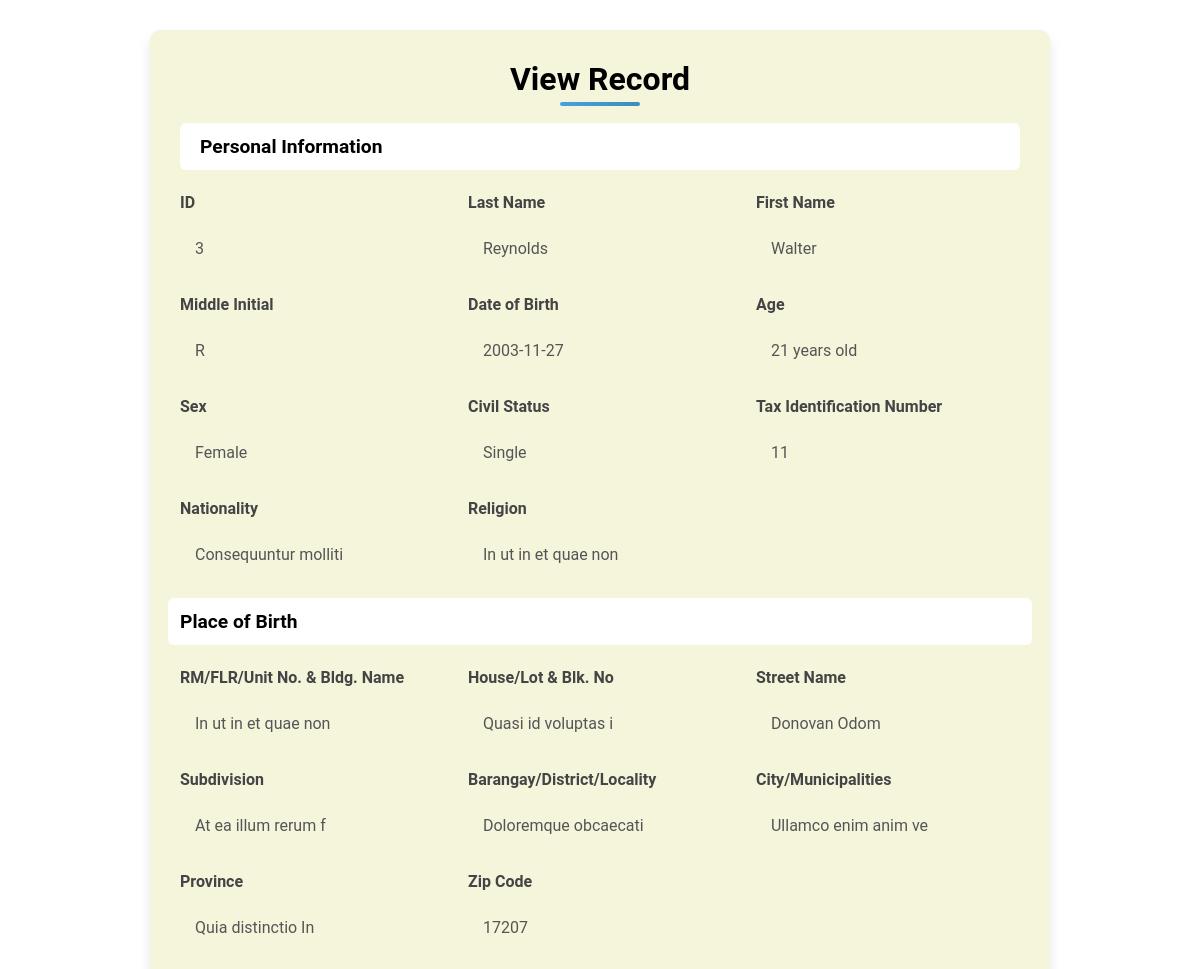
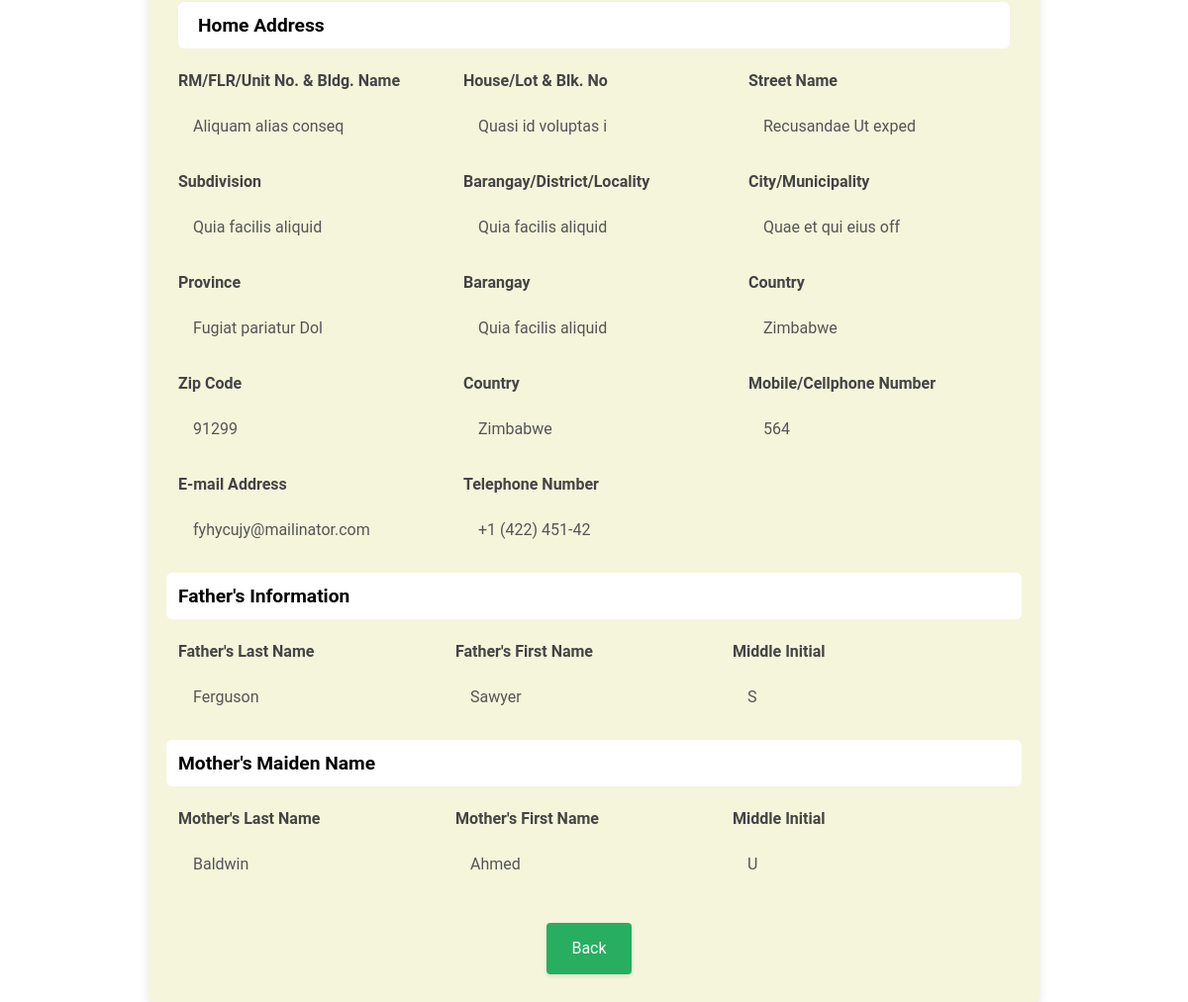
/viewing.php?id=3, run on the app's committed database (2 pictures, top to bottom).
### tables this page shows
CREATE TABLE `tbl_personal` (
  `id` int(11) NOT NULL,
  `last_name` varchar(50) NOT NULL,
  `first_name` varchar(50) NOT NULL,
  `middle_initial` char(1) DEFAULT NULL,
  `date_of_birth` date NOT NULL,
  `sex` varchar(10) NOT NULL,
  `civil_status` varchar(20) NOT NULL,
  `civil_other` varchar(50) DEFAULT NULL,
  `tax_identification_number` varchar(50) DEFAULT NULL,
  `nationality` varchar(50) DEFAULT NULL,
  `religion` varchar(50) DEFAULT NULL,
  `Bldg_Name` varchar(100) DEFAULT NULL,
  `House_Lot_Bl_No` varchar(100) DEFAULT NULL,
  `Street_name` varchar(100) DEFAULT NULL,
  `subdivision` varchar(100) DEFAULT NULL,
  `barangay` varchar(100) DEFAULT NULL,
  `city` varchar(100) DEFAULT NULL,
  `province` varchar(100) DEFAULT NULL,
  `zip` varchar(10) DEFAULT NULL,
  `RM_FLR_Unit_No` varchar(100) DEFAULT NULL,
  `house_no` varchar(100) DEFAULT NULL,
  `house_street` varchar(100) DEFAULT NULL,
  `house_subdivision` varchar(100) DEFAULT NULL,
  `house_barangay` varchar(100) DEFAULT NULL,
  `house_city` varchar(100) DEFAULT NULL,
  `house_province` varchar(100) DEFAULT NULL,
  `country` varchar(100) DEFAULT NULL,
  `house_zip_code` varchar(10) DEFAULT NULL,
  `mobile_number` varchar(15) DEFAULT NULL,
  `email` varchar(100) DEFAULT NULL,
  `telephone_number` varchar(15) DEFAULT NULL,
  `Father_last_name` varchar(50) DEFAULT NULL,
  `Father_first_name` varchar(50) DEFAULT NULL,
  `Father_middle_initial` char(1) DEFAULT NULL,
  `Mother_last_name` varchar(50) DEFAULT NULL,
  `Mother_first_name` varchar(50) DEFAULT NULL,
  `Mother_middle_initial` char(1) DEFAULT NULL
);

### viewing.php (the view, shortened to what this page needs)
<?php
    include "db.php";
    $id = intval($_GET['id']);
    $sql = "SELECT * FROM tbl_personal WHERE id = $id";
    $result = $conn->query($sql);
    $row = $result->fetch_assoc();
?>
<!DOCTYPE html>
<html lang="en">
<head>
    <link rel="stylesheet" href="https://cdn.jsdelivr.net/npm/bootstrap@5.3.3/dist/css/bootstrap.min.css">
</head>
<body>
    <div class="container">
    <h1 style="color: black; text-align: center;">View Record</h1>
        <h3>Personal Information</h3>
        <div class="row">
            <div class="col-md-4 form-group">
                <span class="form-label">ID</span>
                <span class="form-value"><?= $row['id']; ?></span>
            </div>
            <div class="col-md-4 form-group">
                <span class="form-label">Last Name</span>
                <span class="form-value"><?= $row['last_name']; ?></span>
            </div>
            <div class="col-md-4 form-group">
                <span class="form-label">First Name</span>
                <span class="form-value"><?= $row['first_name']; ?></span>
            </div>
            <div class="col-md-4 form-group">
                <span class="form-label">Middle Initial</span>
                <span class="form-value"><?= $row['middle_initial']; ?></span>
            </div>
                    <div class="col-md-4 form-group">
            <span class="form-label">Date of Birth</span>
            <span class="form-value"><?= $row['date_of_birth']; ?></span>
        </div>
        <div class="col-md-4 form-group">
            <span class="form-label">Age</span>
            <span class="form-value">
                <?php
                    $dob = new DateTime($row['date_of_birth']);
                    $today = new DateTime();
                    $age = $today->diff($dob)->y;
                    echo $age . " years old";
                ?>
            </span>
        </div>
            <div class="col-md-4 form-group">
                <span class="form-label">Sex</span>
                <span class="form-value"><?= $row['sex']; ?></span>
            </div>
            <div class="col-md-4 form-group">
                <span class="form-label">Civil Status</span>
                <span class="form-value"><?= $row['civil_status']; ?></span>
            </div>
            <div class="col-md-4 form-group">
                <span class="form-label">Tax Identification Number</span>
                <span class="form-value"><?= $row['tax_identification_number']; ?></span>
            </div>
            <div class="col-md-4 form-group">
                <span class="form-label">Nationality</span>
                <span class="form-value"><?= $row['nationality']; ?></span>
            </div>
            <div class="col-md-4 form-group">
                <span class="form-label">Religion</span>
                <span class="form-value"><?= $row['religion']; ?></span>
            </div>
            <h3>Place of Birth</h3>
            <div class="col-md-4 form-group">
                <span class="form-label">RM/FLR/Unit No. & Bldg. Name</span>
                <span class="form-value"><?= $row['Bldg_Name']; ?></span>
            </div>
            <div class="col-md-4 form-group">
                <span class="form-label">House/Lot & Blk. No</span>
                <span class="form-value"><?= $row['House_Lot_Bl_No']; ?></span>
            </div>
            <div class="col-md-4 form-group">
                <span class="form-label">Street Name</span>
                <span class="form-value"><?= $row['Street_name']; ?></span>
            </div>
            <div class="col-md-4 form-group">
                <span class="form-label">Subdivision</span>
                <span class="form-value"><?= $row['subdivision']; ?></span>
            </div>
            <div class="col-md-4 form-group">
                <span class="form-label">Barangay/District/Locality</span>
                <span class="form-value"><?= $row['city']; ?></span>
            </div>
            <div class="col-md-4 form-group">
                <span class="form-label">City/Municipalities</span>
                <span class="form-value"><?= $row['barangay']; ?></span>
            </div>
            <div class="col-md-4 form-group">
                <span class="form-label">Province</span>
                <span class="form-value"><?= $row['province']; ?></span>
            </div>
            <div class="col-md-4 form-group">
                <span class="form-label">Zip Code</span>
                <span class="form-value"><?= $row['zip']; ?></span>
            </div>
        </div>
        <h3>Home Address</h3>
        <div class="row">
        <div class="col-md-4 form-group">
                <span class="form-label">RM/FLR/Unit No. & Bldg. Name</span>
                <span class="form-value"><?= $row['RM_FLR_Unit_No']; ?></span>
            </div>
            <div class="col-md-4 form-group">
                <span class="form-label">House/Lot & Blk. No</span>
                <span class="form-value"><?= $row['house_no']; ?></span>
            </div>
            <div class="col-md-4 form-group">
                <span class="form-label">Street Name</span>
                <span class="form-value"><?= $row['house_street']; ?></span>
            </div>
            <div class="col-md-4 form-group">
                <span class="form-label">Subdivision</span>
                <span class="form-value"><?= $row['house_subdivision']; ?></span>
            </div>
            <div class="col-md-4 form-group">
                <span class="form-label">Barangay/District/Locality</span>
                <span class="form-value"><?= $row['house_barangay']; ?></span>
            </div>
            <div class="col-md-4 form-group">
                <span class="form-label">City/Municipality</span>
                <span class="form-value"><?= $row['house_city']; ?></span>
            </div>
            <div class="col-md-4 form-group">
                <span class="form-label">Province</span>
                <span class="form-value"><?= $row['house_province']; ?></span>
            </div>
            <div class="col-md-4 form-group">
                <span class="form-label">Barangay</span>
                <span class="form-value"><?= $row['house_barangay']; ?></span>
            </div>
            <div class="col-md-4 form-group">
                <span class="form-label">Country</span>
                <span class="form-value"><?= $row['country']; ?></span>
            </div>
            <div class="col-md-4 form-group">
                <span class="form-label">Zip Code</span>
                <span class="form-value"><?= $row['house_zip_code']; ?></span>
            </div>
            <div class="col-md-4 form-group">
                <span class="form-label">Country</span>
                <span class="form-value"><?= $row['country']; ?></span>
            </div>
            <div class="col-md-4 form-group">
                <span class="form-label">Mobile/Cellphone Number</span>
                <span class="form-value"><?= $row['mobile_number']; ?></span>
            </div>
            <div class="col-md-4 form-group">
                <span class="form-label">E-mail Address</span>
                <span class="form-value"><?= $row['email']; ?></span>
            </div>
            <div class="col-md-4 form-group">
                <span class="form-label">Telephone Number</span>
                <span class="form-value"><?= $row['telephone_number']; ?></span>
            </div>
        <h3>Father's Information</h3>
        <div class="row">
            <div class="col-md-4 form-group">
                <span class="form-label">Father's Last Name</span>
                <span class="form-value"><?= $row['Father_last_name']; ?></span>
            </div>
            <div class="col-md-4 form-group">
                <span class="form-label">Father's First Name</span>
                <span class="form-value"><?= $row['Father_first_name']; ?></span>
            </div>
            <div class="col-md-4 form-group">
                <span class="form-label"> Middle Initial</span>
                <span class="form-value"><?= $row['Father_middle_initial']; ?></span>
            </div>
        </div>
        <h3>Mother's Maiden Name</h3>
        <div class="row">
            <div class="col-md-4 form-group">
                <span class="form-label">Mother's Last Name</span>
                <span class="form-value"><?= $row['Mother_last_name']; ?></span>
            </div>
            <div class="col-md-4 form-group">
                <span class="form-label">Mother's First Name</span>
                <span class="form-value"><?= $row['Mother_first_name']; ?></span>
            </div>
            <div class="col-md-4 form-group">
                <span class="form-label">Middle Initial</span>
                <span class="form-value"><?= $row['Mother_middle_initial']; ?></span>
            </div>
        </div>
        <div class="text-center mt-3">
            <a href="summary_data.php" class="btn btn-secondary">Back</a>
        </div>
    </div>
</body>
</html>

### viewing.php (style rules this page uses)
body { background-color:rgb(255, 255, 255); font-family: 'Roboto', sans-serif; line-height: 1.6; color: #333; }
.container { margin: 30px auto; padding: 30px; background-color: #F5F5DC; border-radius: 10px; box-shadow: 0 6px 12px rgba(0, 0, 0, 0.1); max-width:900px; }
h1 { text-align: center; margin-bottom: 25px; position: relative; font-size: 2rem; font-weight: 600; color: #333; }
h1::after { content: ""; position: absolute; left: 50%; transform: translateX(-50%); bottom: -8px; width: 80px; height: 4px; background: linear-gradient(to right, #3498db, #2980b9); border-radius: 2px; opacity: 0.9; }
h3 { background:rgb(255, 255, 255); color:black; padding: 12px 20px; border-radius: 6px; margin-bottom: 20px; font-size: 1.2rem; font-weight: bold; }
.form-group { margin-bottom: 20px; }
.form-label { font-weight: 600; display: block; margin-bottom: 10px; color: #444; }
.form-value { display: block; padding: 12px 15px; border-radius: 6px; font-weight: normal; color: #555; line-height: 1.4; }
.btn { background-color: #27ae60; color: white; padding: 14px 25px; border: none; border-radius: 4px; cursor: pointer; font-size: 16px; transition: background-color 0.3s ease, box-shadow 0.3s ease; margin-right: 10px; box-shadow: 0 2px 4px rgba(0, 0, 0, 0.1); }

### data on the page
tbl_personal: id "3", last_name "Reynolds", first_name "Walter", middle_initial "R", date_of_birth "2003-11-27", sex "Female", civil_status "Single", tax_identification_number "11", nationality "Consequuntur molliti", religion "In ut in et quae non", Bldg_Name "In ut in et quae non", House_Lot_Bl_No "Quasi id voluptas i", Street_name "Donovan Odom", subdivision "At ea illum rerum f", city "Doloremque obcaecati", barangay "Ullamco enim anim ve", province "Quia distinctio In", zip "17207", RM_FLR_Unit_No "Aliquam alias conseq", house_no "Quasi id voluptas i", house_street "Recusandae Ut exped", house_subdivision "Quia facilis aliquid", house_barangay "Quia facilis aliquid", house_city "Quae et qui eius off", house_province "Fugiat pariatur Dol", country "Zimbabwe", house_zip_code "91299", mobile_number "564", email "fyhycujy@mailinator.com", telephone_number "+1 (422) 451-42", Father_last_name "Ferguson", Father_first_name "Sawyer", Father_middle_initial "S", Mother_last_name "Baldwin", Mother_first_name "Ahmed", Mother_middle_initial "U"
